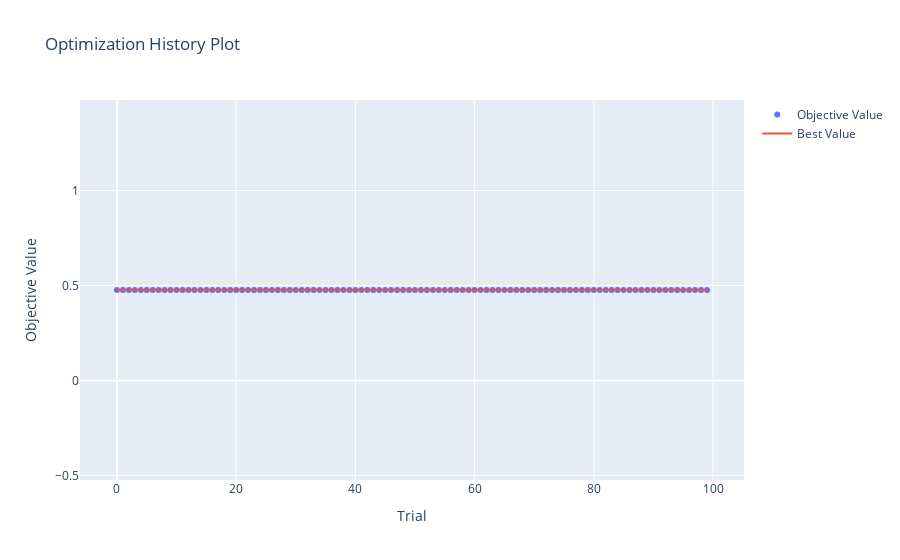

The code cell stored with this chart in its notebook:
### Markdown cell above
### 2.3 Optuna Visualizations
Visualizing hyper-parameter tuning results obtained by running Optuna.

### Code cell
optuna.visualization.plot_optimization_history(study)
